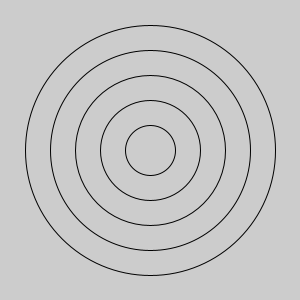
Frame 1 (no input)
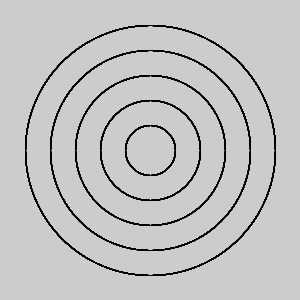
Frame 60 (the mouse pressed at the canvas centre just before this capture)
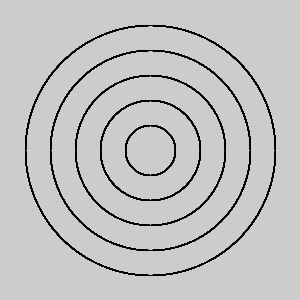
Frame 120 (the mouse held since frame 60 and released just before this capture)

The Processing sketch that drew these frames (run headless with seeded random() and noise(); from frame 60 on, the mouse is pressed at the canvas centre):

// Processing sketch: day6_0_ForLoops
// ── day6_0_ForLoops.pde
//----------------------------------------------------
// DT Bootcamp 2013, Parsons the New School for Design. 
// Day 6, For Loops and Functions
// Basic For Loop
// http://processing.org/reference/for.html
//----------------------------------------------------


void setup () {
  size(300, 300);
}
void draw() {
  noFill();
  for (int i = 0; i < 6; i++) {
    ellipse(width/2, height/2, i*50, i*50);
  }
}
